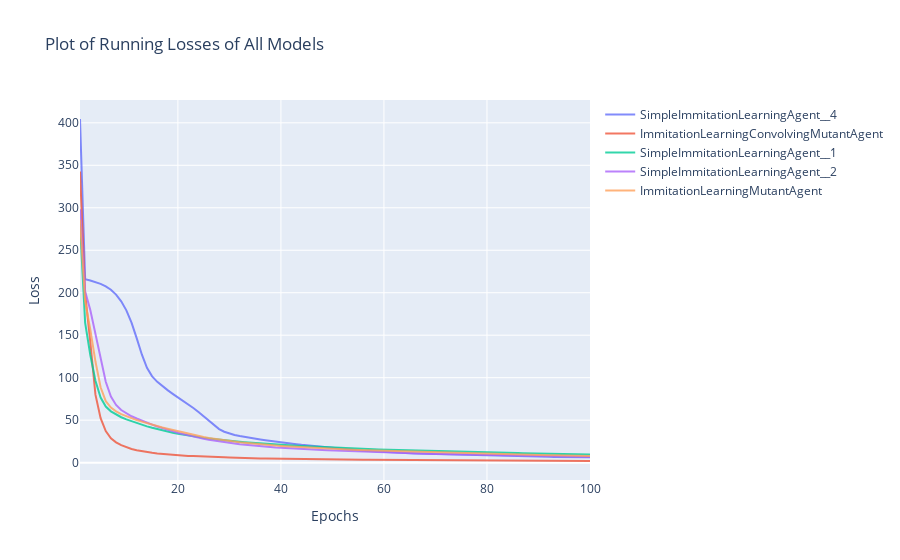

Notebook source saved alongside this figure:
### Code cell
f = Reporting.make_consolidated_loss_plot(run.data.final_data)
f.show()
